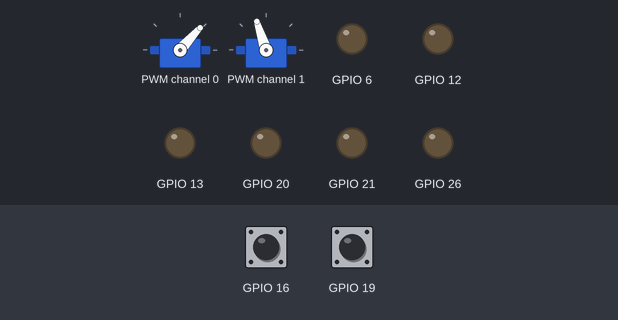
The program below on a simulated Raspberry Pi (BCM pin numbers). Shown: 2 × servo, output pins drawn as LEDs (lit = HIGH). Inputs (shaded band) come from the test bench; at power-on: GPIO 16 HIGH, GPIO 19 HIGH. Servo angles are drawn from the pulse width (0.5 ms = 0°, 2.5 ms = 180°); library files of the repository ran but are not shown: PCA9685.py; pins used as bus, display or sensor lines are not drawn; what the program prints to the terminal is not drawn. At 8.4 s the program stops and its outputs stay as they are.

Above: at 1.1 s.
At 2.5 s:
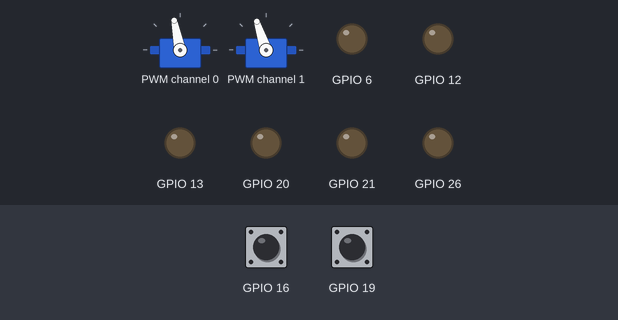
At 3.7 s:
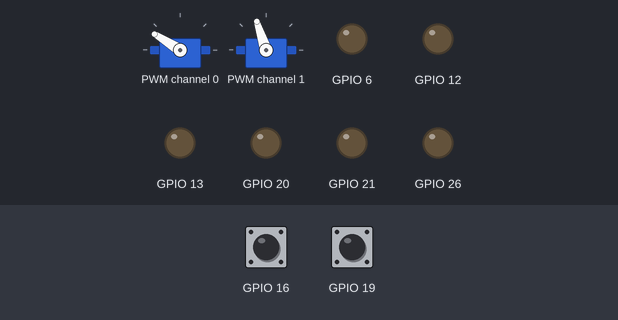
At 6.7 s:
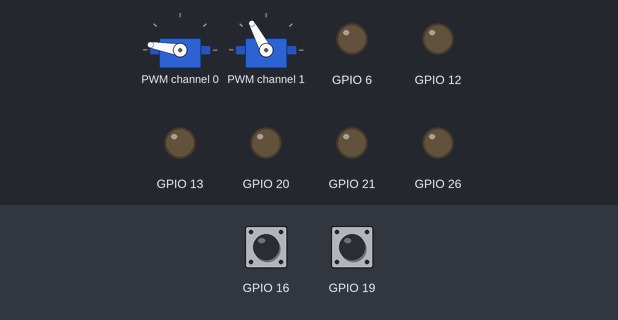
At 8.1 s:
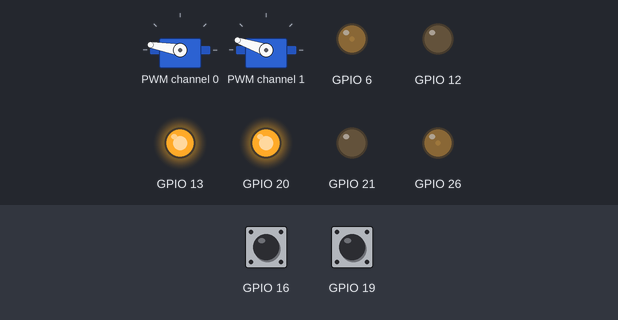
At 8.5 s:
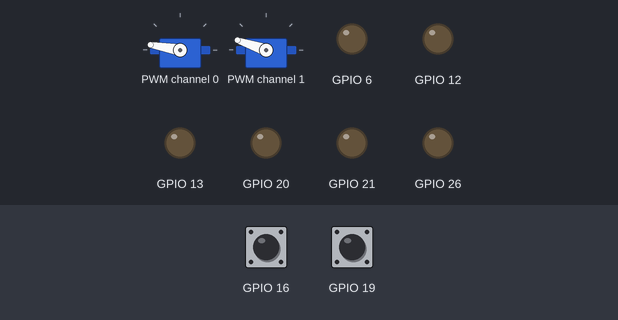
Timing chart, 0 to 9.9 s (numbered marks = the images above):
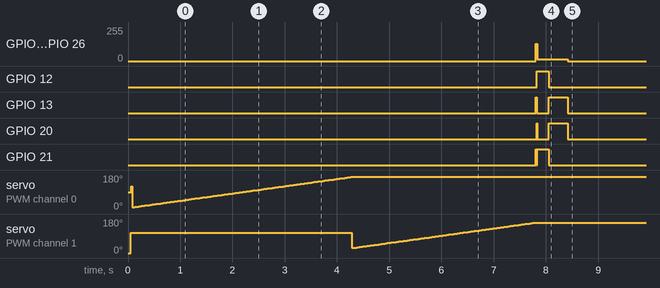

The program:

robot.py
```python
import RPi.GPIO as GPIO
import time
import math
from PCA9685 import PCA9685

class Robot(object):

    def __init__(self,ain1=12,ain2=13,ena=6,bin1=20,bin2=21,enb=26,dr=16,dl=19):
        # for wheels
        self.AIN1 = ain1
        self.AIN2 = ain2
        self.BIN1 = bin1
        self.BIN2 = bin2
        self.ENA = ena
        self.ENB = enb
        self.PA  = 50
        self.PB  = 50

        GPIO.setmode(GPIO.BCM)
        GPIO.setwarnings(False)
        GPIO.setup(self.AIN1,GPIO.OUT)
        GPIO.setup(self.AIN2,GPIO.OUT)
        GPIO.setup(self.BIN1,GPIO.OUT)
        GPIO.setup(self.BIN2,GPIO.OUT)
        GPIO.setup(self.ENA,GPIO.OUT)
        GPIO.setup(self.ENB,GPIO.OUT)
        self.PWMA = GPIO.PWM(self.ENA,500)
        self.PWMB = GPIO.PWM(self.ENB,500)
        self.PWMA.start(self.PA)
        self.PWMB.start(self.PB)
        self.stop()

        # for head motors
        self.PWMC = PCA9685(0x40, debug=True)
        self.PWMC.setPWMFreq(50)
        self.ANGLE_HORZN = 90     # ANGLE_HORZN in [0, 180]
        self.ANGLE_VERTC = 90     # ANGLE_VERTC in [0, 150]
        self.head_reset()

        # for infrared sensors
        self.DR = dr
        self.DL = dl
        GPIO.setup(self.DR,GPIO.IN,GPIO.PUD_UP)
        GPIO.setup(self.DL,GPIO.IN,GPIO.PUD_UP)

    def forward(self):
        print('forward')
        self.PWMA.ChangeDutyCycle(self.PA)
        self.PWMB.ChangeDutyCycle(self.PB)
        GPIO.output(self.AIN1,GPIO.LOW)
        GPIO.output(self.AIN2,GPIO.HIGH)
        GPIO.output(self.BIN1,GPIO.LOW)
        GPIO.output(self.BIN2,GPIO.HIGH)

    def stop(self):
        print('stop')
        self.PWMA.ChangeDutyCycle(0)
        self.PWMB.ChangeDutyCycle(0)
        GPIO.output(self.AIN1,GPIO.LOW)
        GPIO.output(self.AIN2,GPIO.LOW)
        GPIO.output(self.BIN1,GPIO.LOW)
        GPIO.output(self.BIN2,GPIO.LOW)

    def backward(self):
        print('backward')
        self.PWMA.ChangeDutyCycle(self.PA)
        self.PWMB.ChangeDutyCycle(self.PB)
        GPIO.output(self.AIN1,GPIO.HIGH)
        GPIO.output(self.AIN2,GPIO.LOW)
        GPIO.output(self.BIN1,GPIO.HIGH)
        GPIO.output(self.BIN2,GPIO.LOW)

    def left(self):
        print('left')
        self.PWMA.ChangeDutyCycle(5)
        self.PWMB.ChangeDutyCycle(5)
        GPIO.output(self.AIN1,GPIO.HIGH)
        GPIO.output(self.AIN2,GPIO.LOW)
        GPIO.output(self.BIN1,GPIO.LOW)
        GPIO.output(self.BIN2,GPIO.HIGH)
        time.sleep(0.002)

    def right(self):
        print('right')
        self.PWMA.ChangeDutyCycle(5)
        self.PWMB.ChangeDutyCycle(5)
        GPIO.output(self.AIN1,GPIO.LOW)
        GPIO.output(self.AIN2,GPIO.HIGH)
        GPIO.output(self.BIN1,GPIO.HIGH)
        GPIO.output(self.BIN2,GPIO.LOW)
        time.sleep(0.002)

    def setPWMA(self,value):
        self.PA = value
        self.PWMA.ChangeDutyCycle(self.PA)

    def setPWMB(self,value):
        self.PB = value
        self.PWMB.ChangeDutyCycle(self.PB)

    def setMotor(self, left, right):

        if((right >= 0) and (right <= 100)):
            GPIO.output(self.BIN1,GPIO.LOW)
            GPIO.output(self.BIN2,GPIO.HIGH)
            self.PWMB.ChangeDutyCycle(right)
        elif((right < 0) and (right >= -100)):
            GPIO.output(self.BIN1,GPIO.HIGH)
            GPIO.output(self.BIN2,GPIO.LOW)
            self.PWMB.ChangeDutyCycle(0 - right)

        if((left >= 0) and (left <= 100)):
            GPIO.output(self.AIN1,GPIO.LOW)
            GPIO.output(self.AIN2,GPIO.HIGH)
            self.PWMA.ChangeDutyCycle(left)
        elif((left < 0) and (left >= -100)):
            GPIO.output(self.AIN1,GPIO.HIGH)
            GPIO.output(self.AIN2,GPIO.LOW)
            self.PWMA.ChangeDutyCycle(0 - left)

    def left_infrared_status(self):
        status = GPIO.input(self.DR)
        print('left infrared sensor:{0}'.format(status))
        return status

    def right_infrared_status(self):
        status = GPIO.input(self.DL)
        print('right infrared sensor:{0}'.format(status))
        return status

    def angle2int(self, angle, channel):
        assert channel == 0  or channel == 1
        if channel == 0:
            return int(1500 + ( angle - 90 ) * 10)
        else:
            return int(1700 + ( angle - 90 ) * 10)

    def head_reset(self):
        self.ANGLE_HORZN = 90
        self.ANGLE_VERTC = 90
        self.PWMC.setServoPulse(0,1500)
        time.sleep(0.02)
        self.PWMC.setServoPulse(1,1700)
        time.sleep(0.02)


    def get_head_angle(self):
        print('head angle: [{0}, {1}]'.format(self.ANGLE_HORZN, self.ANGLE_VERTC))
        return [self.ANGLE_HORZN, self.ANGLE_VERTC]

    def head_left_right(self, angle):
        assert 0 <= angle and angle <= 180
        self.ANGLE_HORZN = angle
        print('head horizontal angle:{0}'.format(self.ANGLE_HORZN))
        self.PWMC.setServoPulse(0,self.angle2int(angle, 0))
        time.sleep(0.02)

    def head_up_down(self, angle):
        assert 0 <= angle and angle <= 150
        self.ANGLE_VERTC = angle
        print('head vertical angle:{0}'.format(self.ANGLE_VERTC))
        self.PWMC.setServoPulse(1,self.angle2int(angle, 1))
        time.sleep(0.02)

    def nod(self, angle_lower=70, angle_higher=30, org_horzn=90):

        self.head_up_down(angle_lower)
        time.sleep(0.1)
        self.head_up_down(angle_higher)
        time.sleep(0.1)
        self.stop()

    def shake(self, angle_left=115, angle_right=75):
        self.head_left_right(angle_left)
        time.sleep(0.1)
        self.head_left_right(angle_right)
        time.sleep(0.1)
        self.stop()

    def head_left_right_rotate(self, end_angle, step=3):
        assert 0 <= end_angle and end_angle <= 180
        start_angle=self.ANGLE_HORZN
        if end_angle < start_angle:
            step = -step
        for angle in range(start_angle,end_angle, step):
            self.head_left_right(angle)
        print("finished.")

if __name__=='__main__':

    my_robot = Robot()

    for angle in range(0, 180):
        my_robot.head_left_right(angle)

    for angle in range(0, 150):
        my_robot.head_up_down(angle)

    for i in range(1, 100):
        my_robot.forward()

    for i in range(1, 100):
        my_robot.backward()

    for i in range(1, 100):
        my_robot.left()

    for i in range(1, 100):
        my_robot.right()

    for i in range(1, 100):
        my_robot.right_infrared_status()
        my_robot.left_infrared_status()

    my_robot.stop()
```
